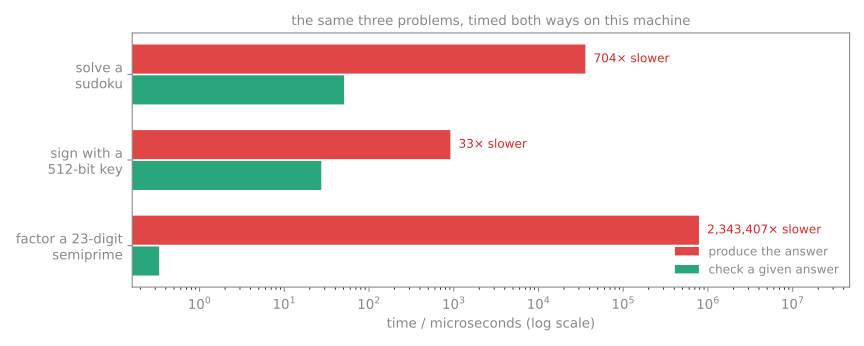

This figure's Python source:
"""Producing an answer versus checking one: the asymmetry, timed.

Three pairs, each a task whose CHECK is trivial and whose PRODUCTION is not:
  1. multiply two primes  /  recover them from the product   (factoring)
  2. sign a message with a private key  /  verify it with the public key
  3. fill a sudoku  /  check a filled grid
The point of the card: in every pair the checker needs less knowledge, less time,
and no access to the method that produced the answer -- and can still refuse a
wrong one with certainty.

Run:  python3 learning-as-verification-asymmetry.py
"""
import time, random, math
from sympy import isprime, factorint, nextprime

def timed(f):
    t = time.perf_counter(); r = f(); return r, time.perf_counter() - t

# ---- 1. multiply vs factor ----
random.seed(7)
p = nextprime(random.randrange(10**11, 10**12)); q = nextprime(random.randrange(10**11, 10**12))
n, t_mul = timed(lambda: p * q)
_, t_chk = timed(lambda: p * q == n)                       # verifying a claimed factorisation
fac, t_fac = timed(lambda: factorint(n))                   # producing it from scratch
print("1. factoring")
print(f"   n = {n}  ({len(str(n))} digits)")
print(f"   multiply p*q            : {t_mul*1e6:8.1f} us")
print(f"   check a claimed p, q    : {t_chk*1e6:8.1f} us")
print(f"   find p, q from n        : {t_fac*1e3:8.1f} ms   (sympy factorint: Pollard rho / ECM)")
print(f"   ratio produce / check   : {t_fac/t_chk:,.0f}x\n")

# ---- 2. sign vs verify (textbook RSA, small keys, no padding -- for the asymmetry only) ----
P = nextprime(random.randrange(2**255, 2**256)); Q = nextprime(random.randrange(2**255, 2**256))
N = P * Q; e = 65537; d = pow(e, -1, (P - 1) * (Q - 1))
msg = int.from_bytes(b"the answer is 42", "big")
sig, t_sign = timed(lambda: pow(msg, d, N))                # needs the private exponent d (512 bits)
ok, t_ver = timed(lambda: pow(sig, e, N) == msg)           # needs only e = 65537
bad = (sig + 1)
print("2. signatures")
print(f"   sign with private key   : {t_sign*1e6:8.1f} us   (exponent has {d.bit_length()} bits)")
print(f"   verify with public key  : {t_ver*1e6:8.1f} us   (exponent has {e.bit_length()} bits)  -> {ok}")
print(f"   verify a forged sig     : {pow(bad, e, N) == msg}   (one bit off, refused)\n")

# ---- 3. sudoku: solve vs check ----
def check(g):
    rows = all(sorted(r) == list(range(1, 10)) for r in g)
    cols = all(sorted(g[r][c] for r in range(9)) == list(range(1, 10)) for c in range(9))
    boxes = all(sorted(g[r + i][c + j] for i in range(3) for j in range(3)) == list(range(1, 10))
                for r in (0, 3, 6) for c in (0, 3, 6))
    return rows and cols and boxes

def solve(g, calls=[0]):
    for r in range(9):
        for c in range(9):
            if g[r][c] == 0:
                for v in range(1, 10):
                    calls[0] += 1
                    if all(g[r][k] != v for k in range(9)) and all(g[k][c] != v for k in range(9)) and \
                       all(g[r//3*3 + i][c//3*3 + j] != v for i in range(3) for j in range(3)):
                        g[r][c] = v
                        if solve(g, calls): return True
                        g[r][c] = 0
                return False
    return True

puzzle = [[5,3,0,0,7,0,0,0,0],[6,0,0,1,9,5,0,0,0],[0,9,8,0,0,0,0,6,0],
          [8,0,0,0,6,0,0,0,3],[4,0,0,8,0,3,0,0,1],[7,0,0,0,2,0,0,0,6],
          [0,6,0,0,0,0,2,8,0],[0,0,0,4,1,9,0,0,5],[0,0,0,0,8,0,0,7,9]]
g = [row[:] for row in puzzle]; calls = [0]
_, t_solve = timed(lambda: solve(g, calls))
_, t_check = timed(lambda: check(g))
g2 = [row[:] for row in g]; g2[0][0], g2[0][1] = g2[0][1], g2[0][0]     # swap two cells
print("3. sudoku")
print(f"   solve by backtracking   : {t_solve*1e3:8.1f} ms   ({calls[0]:,} placements tried)")
print(f"   check the filled grid   : {t_check*1e6:8.1f} us   -> {check(g)}")
print(f"   check a grid with two   : {check(g2)}   (cells swapped: refused)")

# ---- figure: the three pairs on one log-time axis ----
import matplotlib
matplotlib.use("Agg")
import matplotlib.pyplot as plt
G = "#888"
pairs = [("factor a 23-digit\nsemiprime", t_fac, t_chk), ("sign with a\n512-bit key", t_sign, t_ver), ("solve a\nsudoku", t_solve, t_check)]
fig, ax = plt.subplots(figsize=(9, 3.6)); fig.patch.set_alpha(0); ax.set_facecolor("none")
y = range(len(pairs))
ax.barh([i + 0.18 for i in y], [p[1] * 1e6 for p in pairs], height=0.34, color="#dc2626", alpha=0.85, label="produce the answer")
ax.barh([i - 0.18 for i in y], [p[2] * 1e6 for p in pairs], height=0.34, color="#059669", alpha=0.85, label="check a given answer")
for i, (lab, tp, tc) in enumerate(pairs):
    ax.text(tp * 1e6 * 1.25, i + 0.18, f"{tp/tc:,.0f}× slower", va="center", fontsize=9, color="#dc2626")
ax.set_xscale("log"); ax.set_xlim(right=max(p[1] for p in pairs) * 1e6 * 60); ax.set_yticks(list(y)); ax.set_yticklabels([p[0] for p in pairs], color=G)
ax.set_xlabel("time / microseconds (log scale)", color=G); ax.tick_params(colors=G)
for s in ax.spines.values(): s.set_color(G)
ax.legend(frameon=False, labelcolor=G, fontsize=9, loc="lower right")
ax.set_title("the same three problems, timed both ways on this machine", color=G, fontsize=10)
fig.tight_layout(); fig.savefig("learning-as-verification-asymmetry.svg", transparent=True)
print("\nwrote learning-as-verification-asymmetry.svg")
